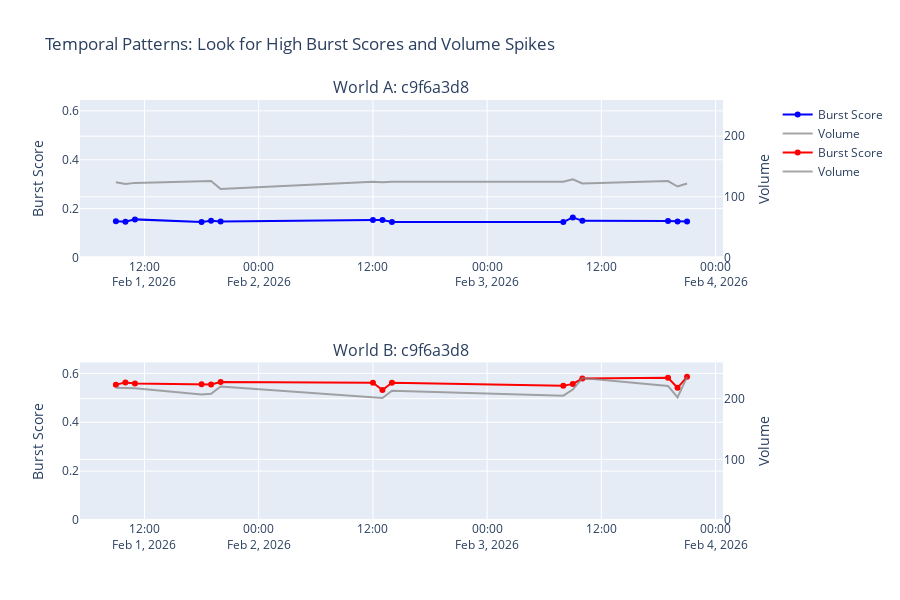

Write notebook code for a chart like this one.
### Markdown cell above
### 2.2 Choose a Topic and View the Timeline

TODO: **Replace topics in the code below** to explore each topic (as a hidden-content hash).

### Code cell
# Get hourly patterns for a sample topic with fixed scaling for fair comparison
sample_topic = "c9f6a3d8" # TODO: explore other topics from the list above

hourly_a = world_a.execute(f"SELECT * FROM vw_hourly_patterns WHERE topic = '{sample_topic}' ORDER BY hour").df()
hourly_b = world_b.execute(f"SELECT * FROM vw_hourly_patterns WHERE topic = '{sample_topic}' ORDER BY hour").df()

# Calculate consistent y-axis ranges for fair comparison
burst_max = max(hourly_a['avg_burst_score'].max(),hourly_b['avg_burst_score'].max()) * 1.1
volume_max = max(hourly_a['avg_volume'].max(), hourly_b['avg_volume'].max()) * 1.1

# Create two-row subplot with shared y-axes
# Left y-axis: Burst Score, Right y-axis: Volume
# Use secondary_y for right y-axis
# Use scatter for burst score (blue/coral points) and line for volume (grey trend)

fig = make_subplots(rows=2, cols=1, 
                   subplot_titles=(f'World A: {sample_topic}', 
                                 f'World B: {sample_topic}'),
                   specs=[[{"secondary_y": True}], [{"secondary_y": True}]])

# World A timeline
fig.add_trace(go.Scatter(x=hourly_a['hour'], y=hourly_a['avg_burst_score'], 
                        mode='lines+markers', name='Burst Score', line_color='blue'), 
              row=1, col=1, secondary_y=False)
fig.add_trace(go.Scatter(x=hourly_a['hour'], y=hourly_a['avg_volume'], 
                        mode='lines', name='Volume', line_color='grey', opacity=0.7), 
              row=1, col=1, secondary_y=True)

# World B timeline
fig.add_trace(go.Scatter(x=hourly_b['hour'], y=hourly_b['avg_burst_score'], 
                        mode='lines+markers', name='Burst Score', line_color='red'), 
              row=2, col=1, secondary_y=False)
fig.add_trace(go.Scatter(x=hourly_b['hour'], y=hourly_b['avg_volume'], 
                        mode='lines', name='Volume', line_color='grey', opacity=0.7), 
              row=2, col=1, secondary_y=True)

# Set consistent y-axis ranges
fig.update_yaxes(title_text="Burst Score", range=[0, burst_max], secondary_y=False)
fig.update_yaxes(title_text="Volume", range=[0, volume_max], secondary_y=True)

fig.update_layout(height=600, title="Temporal Patterns: Look for High Burst Scores and Volume Spikes")
fig.show()

print(f"\nTemporal Analysis for {sample_topic}:")
print(f"World A max burst score: {hourly_a['avg_burst_score'].max():.3f}")
print(f"World B max burst score: {hourly_b['avg_burst_score'].max():.3f}")
print(f"World A max volume: {hourly_a['avg_volume'].max():.0f}")
print(f"World B max volume: {hourly_b['avg_volume'].max():.0f}")

### Figure 1 — Plotly figure (JSON) as saved in the notebook; plotly's stock layout.template omitted (floating-point values rounded to 4 significant figures)
{"data": [{"line": {"color": "blue"}, "mode": "lines+markers", "name": "Burst Score", "type": "scatter", "x": ["2026-02-01T09:00:00.000000", "2026-02-01T10:00:00.000000", "2026-02-01T11:00:00.000000", "2026-02-01T18:00:00.000000", "2026-02-01T19:00:00.000000", "2026-02-01T20:00:00.000000", "2026-02-02T12:00:00.000000", "2026-02-02T13:00:00.000000", "2026-02-02T14:00:00.000000", "2026-02-03T08:00:00.000000", "2026-02-03T09:00:00.000000", "2026-02-03T10:00:00.000000", "2026-02-03T19:00:00.000000", "2026-02-03T20:00:00.000000", "2026-02-03T21:00:00.000000"], "xaxis": "x", "y": [0.148, 0.146, 0.156, 0.145, 0.15, 0.147, 0.153, 0.153, 0.145, 0.145, 0.164, 0.15, 0.149, 0.147, 0.147], "yaxis": "y"}, {"line": {"color": "grey"}, "mode": "lines", "name": "Volume", "opacity": 0.7, "type": "scatter", "x": ["2026-02-01T09:00:00.000000", "2026-02-01T10:00:00.000000", "2026-02-01T11:00:00.000000", "2026-02-01T18:00:00.000000", "2026-02-01T19:00:00.000000", "2026-02-01T20:00:00.000000", "2026-02-02T12:00:00.000000", "2026-02-02T13:00:00.000000", "2026-02-02T14:00:00.000000", "2026-02-03T08:00:00.000000", "2026-02-03T09:00:00.000000", "2026-02-03T10:00:00.000000", "2026-02-03T19:00:00.000000", "2026-02-03T20:00:00.000000", "2026-02-03T21:00:00.000000"], "xaxis": "x", "y": [124.0, 121.0, 123.0, 125.0, 126.0, 113.0, 125.0, 124.0, 125.0, 125.0, 129.0, 122.0, 126.0, 117.0, 122.0], "yaxis": "y2"}, {"line": {"color": "red"}, "mode": "lines+markers", "name": "Burst Score", "type": "scatter", "x": ["2026-02-01T09:00:00.000000", "2026-02-01T10:00:00.000000", "2026-02-01T11:00:00.000000", "2026-02-01T18:00:00.000000", "2026-02-01T19:00:00.000000", "2026-02-01T20:00:00.000000", "2026-02-02T12:00:00.000000", "2026-02-02T13:00:00.000000", "2026-02-02T14:00:00.000000", "2026-02-03T08:00:00.000000", "2026-02-03T09:00:00.000000", "2026-02-03T10:00:00.000000", "2026-02-03T19:00:00.000000", "2026-02-03T20:00:00.000000", "2026-02-03T21:00:00.000000"], "xaxis": "x2", "y": [0.554, 0.563, 0.559, 0.556, 0.555, 0.565, 0.562, 0.532, 0.562, 0.549, 0.557, 0.579, 0.582, 0.541, 0.586], "yaxis": "y3"}, {"line": {"color": "grey"}, "mode": "lines", "name": "Volume", "opacity": 0.7, "type": "scatter", "x": ["2026-02-01T09:00:00.000000", "2026-02-01T10:00:00.000000", "2026-02-01T11:00:00.000000", "2026-02-01T18:00:00.000000", "2026-02-01T19:00:00.000000", "2026-02-01T20:00:00.000000", "2026-02-02T12:00:00.000000", "2026-02-02T13:00:00.000000", "2026-02-02T14:00:00.000000", "2026-02-03T08:00:00.000000", "2026-02-03T09:00:00.000000", "2026-02-03T10:00:00.000000", "2026-02-03T19:00:00.000000", "2026-02-03T20:00:00.000000", "2026-02-03T21:00:00.000000"], "xaxis": "x2", "y": [218.0, 218.0, 217.0, 207.0, 208.0, 220.0, 202.0, 201.0, 213.0, 205.0, 215.0, 234.0, 221.0, 202.0, 236.0], "yaxis": "y4"}], "layout": {"annotations": [{"font": {"size": 16}, "showarrow": false, "text": "World A: c9f6a3d8", "x": 0.47, "xanchor": "center", "xref": "paper", "y": 1, "yanchor": "bottom", "yref": "paper"}, {"font": {"size": 16}, "showarrow": false, "text": "World B: c9f6a3d8", "x": 0.47, "xanchor": "center", "xref": "paper", "y": 0.375, "yanchor": "bottom", "yref": "paper"}], "height": 600, "title": {"text": "Temporal Patterns: Look for High Burst Scores and Volume Spikes"}, "xaxis": {"anchor": "y", "domain": [0, 0.94]}, "xaxis2": {"anchor": "y3", "domain": [0, 0.94]}, "yaxis": {"anchor": "x", "domain": [0.625, 1], "range": [0, 0.6446], "title": {"text": "Burst Score"}}, "yaxis2": {"anchor": "x", "overlaying": "y", "range": [0, 259.6], "side": "right", "title": {"text": "Volume"}}, "yaxis3": {"anchor": "x2", "domain": [0, 0.375], "range": [0, 0.6446], "title": {"text": "Burst Score"}}, "yaxis4": {"anchor": "x2", "overlaying": "y3", "range": [0, 259.6], "side": "right", "title": {"text": "Volume"}}}}
